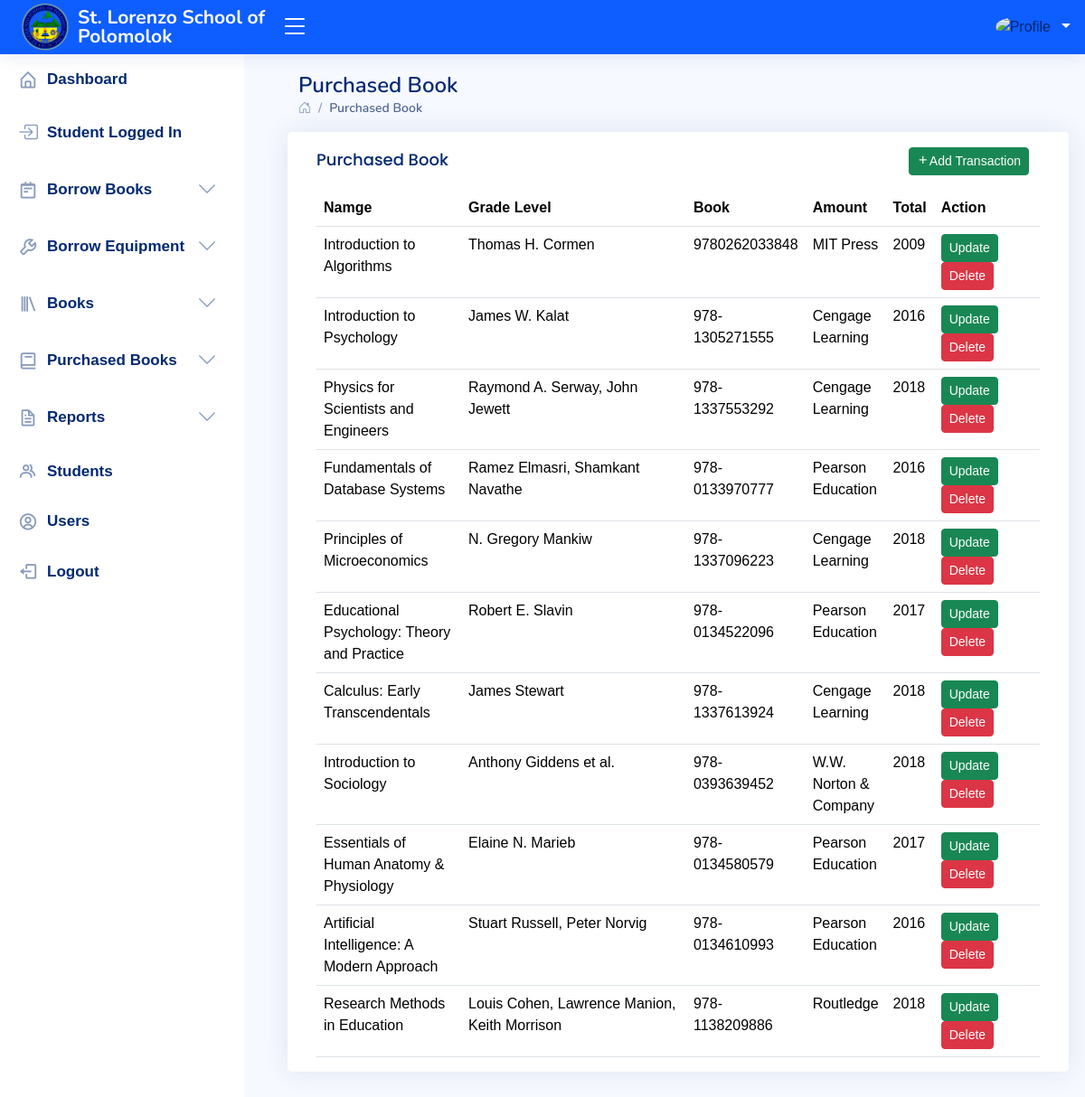
The page /administrator/purchased-book.php on the database as committed earlier.
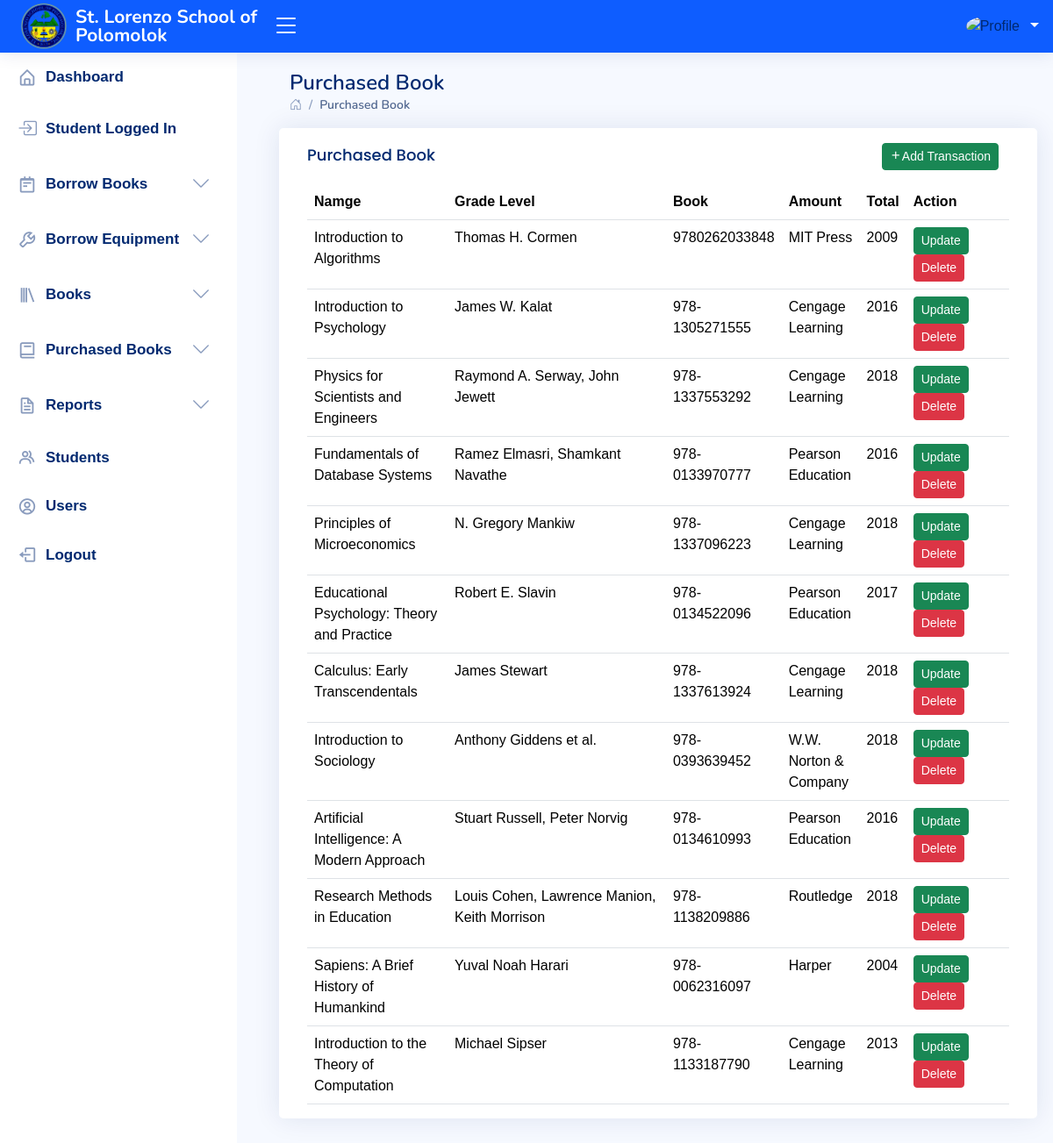
The same page on the database as committed later.
### tables this page shows
CREATE TABLE IF NOT EXISTS `book` (
  `book_id` int NOT NULL AUTO_INCREMENT,
  `user_id` int NOT NULL,
  `category_id` int NOT NULL,
  `title` varchar(255) NOT NULL,
  `author` varchar(255) NOT NULL,
  `isbn` varchar(50) DEFAULT NULL,
  `publisher` varchar(255) DEFAULT NULL,
  `publication_year` year DEFAULT NULL,
  `location` varchar(255) DEFAULT NULL,
  `amount` decimal(10,2) NOT NULL,
  `copies` int DEFAULT '1',
  `added_at` datetime DEFAULT CURRENT_TIMESTAMP,
  PRIMARY KEY (`book_id`),
  UNIQUE KEY `isbn` (`isbn`),
  KEY `user_id` (`user_id`)
);

### administrator/purchased-book.php (the view, shortened to what this page needs)
<!DOCTYPE html>
<html lang="en">
<head>
  <link href="assets/vendor/bootstrap/css/bootstrap.min.css" rel="stylesheet">
  <link href="assets/vendor/bootstrap-icons/bootstrap-icons.css" rel="stylesheet">
  <link href="assets/vendor/boxicons/css/boxicons.min.css" rel="stylesheet">
  <link href="assets/vendor/quill/quill.snow.css" rel="stylesheet">
  <link href="assets/vendor/quill/quill.bubble.css" rel="stylesheet">
  <link href="assets/vendor/remixicon/remixicon.css" rel="stylesheet">
  <link href="assets/vendor/simple-datatables/style.css" rel="stylesheet">
  <link href="assets/css/style.css" rel="stylesheet">
</head>
<body>
  <?php
  include 'inc/navbar.php';
  include 'inc/sidebar.php';
  ?>
  <main id="main" class="main">
    <div class="pagetitle">
      <h1>Purchased Book</h1>
      <nav>
        <ol class="breadcrumb">
          <li class="breadcrumb-item"><a href="index.php"><i class="bi bi-house-door"></i></a></li>
          <li class="breadcrumb-item active">Purchased Book</li>
        </ol>
      </nav>
    </div>
    <section class="section">
      <div class="row">
        <div class="card">
          <div class="card-body">
            <div class="d-flex justify-content-between align-items-center">
              <h5 class="card-title">Purchased Book</h5>
              <button type="button" class="btn btn-success btn-sm" data-bs-toggle="modal" data-bs-target="#addbook" style="margin-right: 12px;">
                <i class="bx bx-plus"></i>Add Transaction
              </button>
            </div>
            <table class="table datatable">
              <thead>
                <tr>
                  <th class="mt">Namge</th>
                  <th>Grade Level</th>
                  <th class="mi">Book</th>
                  <th class="mp">Amount</th>
                  <th>Total</th>
                  <th>Action</th>
                </tr>
              </thead>
              <tbody>
                <?php
                require('backend/dbcon.php');
                $query = "SELECT * FROM book";
                $result = $con->query($query);
                while ($row = $result->fetch_assoc()) {
                  echo "<tr>";
                  echo "<td>" . htmlspecialchars($row['title']) . "</td>";
                  echo "<td>" . htmlspecialchars($row['author']) . "</td>";
                  echo "<td>" . htmlspecialchars($row['isbn']) . "</td>";
                  echo "<td>" . htmlspecialchars($row['publisher']) . "</td>";
                  echo "<td>" . htmlspecialchars($row['publication_year']) . "</td>";
                  echo "<td>
                            <a href='#' class='btn btn-success btn-sm btn-update' data-id='" . $row['book_id'] . "' data-bs-toggle='modal' data-bs-target='#updatebook'>Update</a>
                            <a href='#' class='btn btn-danger btn-sm'>Delete</a>
                          </td>";
                  echo "</tr>";
                }
                ?>
              </tbody>
            </table>
          </div>
        </div>
      </div>
    </section>
  </main>
</body>
</html>

### administrator/inc/navbar.php (shortened to what this page needs)
<header id="header" class="header fixed-top d-flex align-items-center">
  <div class="d-flex align-items-center justify-content-between">
    <a href="#" class="logo d-flex align-items-center">
      <img src="assets/logo/ndk-logo.png" alt="">
      <span class="d-none d-lg-block">St. Lorenzo School of Polomolok</span>
    </a>
    <i class="bi bi-list toggle-sidebar-btn"></i>
  </div>
  <nav class="header-nav ms-auto">
    <ul class="d-flex align-items-center">
      <li class="nav-item dropdown pe-3">
        <a class="nav-link nav-profile d-flex align-items-center pe-0" href="#" data-bs-toggle="dropdown">
          <img src="<?php echo 'uploads/' . $profilePicture; ?>" alt="Profile" class="rounded-circle me-1">
          <span class="d-none d-md-block dropdown-toggle ps-2"><?php echo $firstname; ?></span>
        </a>
      </li>
    </ul>
  </nav>
</header>

### administrator/inc/sidebar.php (shortened to what this page needs)
<?php
$current_page = basename($_SERVER['PHP_SELF']);
$user_id = isset($_SESSION['user_id']) ? $_SESSION['user_id'] : '';
?>
<aside id="sidebar" class="sidebar">
    <ul class="sidebar-nav" id="sidebar-nav">
        <li class="nav-item">
            <a class="nav-link <?php echo ($current_page == 'index.php') ? 'active' : ''; ?>"
                href="index.php?user_id=<?php echo $user_id; ?>">
                <i class="bx bx-home-alt"></i>
                <span>Dashboard</span>
            </a>
        </li>
        <li class="nav-item">
            <a class="nav-link <?php echo ($current_page == 'student-logged.php') ? 'active' : ''; ?>"
                href="student-logged.php?user_id=<?php echo $user_id; ?>">
                <i class="bi bi-box-arrow-in-right"></i>
                <span>Student Logged In</span>
            </a>
        </li>
        <li class="nav-item">
            <a class="nav-link collapsed <?php echo ($current_page == 'borrow-book.php' || $current_page == 'returned-books.php') ? 'active' : ''; ?>"
                data-bs-target="#borrowBooks-nav" data-bs-toggle="collapse" href="#">
                <i class="bx bx-notepad"></i>
                <span>Borrow Books</span>
                <i class="bi bi-chevron-down ms-auto"></i>
            </a>
        </li>
        <li class="nav-item">
            <a class="nav-link collapsed <?php echo ($current_page == 'borrow-equipment.php' || $current_page == 'returned-equipment.php') ? 'active' : ''; ?>"
                data-bs-target="#borrowEquipment-nav" data-bs-toggle="collapse" href="#">
                <i class="bx bx-wrench"></i>
                <span>Borrow Equipment</span>
                <i class="bi bi-chevron-down ms-auto"></i>
            </a>
        </li>
        <li class="nav-item">
            <a class="nav-link collapsed <?php echo ($current_page == 'manage-book.php' || $current_page == 'book-availability.php' || $current_page == 'book-location.php' || $current_page == 'book-category.php') ? 'active' : ''; ?>"
                data-bs-target="#books-nav" data-bs-toggle="collapse" href="#">
                <i class="bx bx-library"></i>
                <span>Books</span>
                <i class="bi bi-chevron-down ms-auto"></i>
            </a>
        </li>
        <li class="nav-item">
            <a class="nav-link collapsed <?php echo ($current_page == 'purchased-books.php') ? 'active' : ''; ?>"
                data-bs-target="#purchasedBooks-nav" data-bs-toggle="collapse" href="#">
                <i class="bx bx-book"></i>
                <span>Purchased Books</span>
                <i class="bi bi-chevron-down ms-auto"></i>
            </a>
        </li>
        <li class="nav-item">
            <a class="nav-link collapsed <?php echo ($current_page == 'sold-books-report.php') ? 'active' : ''; ?>"
                data-bs-target="#reports-nav" data-bs-toggle="collapse" href="#">
                <i class="bx bx-file"></i>
                <span>Reports</span>
                <i class="bi bi-chevron-down ms-auto"></i>
            </a>
        </li>
        <li class="nav-item">
            <a class="nav-link <?php echo ($current_page == 'students.php') ? 'active' : ''; ?>"
                href="students.php?user_id=<?php echo $user_id; ?>">
                <i class="bx bx-group"></i>
                <span>Students</span>
            </a>
        </li>
        <li class="nav-item">
            <a class="nav-link <?php echo ($current_page == 'users.php') ? 'active' : ''; ?>"
                href="users.php?user_id=<?php echo $user_id; ?>">
                <i class="bx bx-user-circle"></i>
                <span>Users</span>
            </a>
        </li>
        <li class="nav-item">
            <a class="nav-link" href="../backend/logout.php">
                <i class="bx bx-log-out"></i>
                <span>Logout</span>
            </a>
        </li>
    </ul>
</aside>

### administrator/assets/css/style.css (style rules this page uses)
:root { scroll-behavior: smooth; }
body { font-family: "Trebuchet MS", sans-serif; background: #f6f9ff; color: #444444; }
a { color: #4154f1; text-decoration: none; }
h1, h2, h3, h4, h5, h6 { font-family: "Nunito", sans-serif; }
#main { margin-top: 60px; padding: 20px 30px; transition: all 0.3s; }
.pagetitle { margin-bottom: 10px; }
.pagetitle h1 { font-size: 24px; margin-bottom: 0; font-weight: 600; color: #012970; }
.card { margin-bottom: 30px; border: none; border-radius: 5px; box-shadow: 0px 0 30px rgba(1, 41, 112, 0.1); }
.card-title { padding: 20px 0 15px 0; font-size: 18px; font-weight: 500; color: #012970; font-family: "Poppins", sans-serif; }
.card-body { padding: 0 20px 20px 20px; margin-bottom: -20px; }
.breadcrumb { font-size: 14px; font-family: "Nunito", sans-serif; color: #899bbd; font-weight: 600; }
.breadcrumb a { color: #899bbd; transition: 0.3s; }
.breadcrumb .breadcrumb-item::before { color: #899bbd; }
.breadcrumb .active { color: #51678f; font-weight: 600; }
.logo { line-height: 1; }
@media (min-width: 1200px) { .logo { width: 280px; } }
.logo img { max-height: 60px; margin-right: 6px; }
.logo span { font-size: 21px; font-weight: 700; color: #ffffff; font-family: "Nunito", sans-serif; }
.header { transition: all 0.5s; z-index: 997; height: 60px; box-shadow: 0px 2px 20px rgba(1, 41, 112, 0.1); background-color: #0e5dff; padding-left: 20px; }
.header .toggle-sidebar-btn { font-size: 32px; padding-left: 10px; cursor: pointer; color: #ffffff; }
.header-nav ul { list-style: none; }
.header-nav > ul { margin: 0; padding: 0; }
.header-nav .nav-profile { color: #012970; }
.header-nav .nav-profile img { max-height: 45px; }
.header-nav .nav-profile span { font-size: 17px; font-weight: 600; color: #ffffff; }
.sidebar { position: fixed; top: 60px; left: 0; bottom: 0; width: 270px; z-index: 996; transition: all 0.3s; padding: 0; margin: 0; overflow-y: auto; background-color: #fff; border-radius: 0; box-shadow: none; }
@media (min-width: 1200px) { #main, #footer { margin-left: 300px; } }
.sidebar-nav { padding: 0; margin: 0; list-style: none; }
.sidebar-nav li { padding: 0; margin: 0; list-style: none; }
.sidebar-nav .nav-item { margin: 0; }
.sidebar-nav .nav-link { display: flex; align-items: center; font-size: 17px; font-weight: 600; color: #012970; padding: 15px 20px; border-radius: 0; transition: all 0.3s; }
.sidebar-nav .nav-link i { font-size: 22px; margin-right: 10px; color: #899bbd; }
.sidebar-nav .nav-link.collapsed { color: #012970; background: #fff; }
.sidebar-nav .nav-link.collapsed i { color: #899bbd; }
.sidebar-nav .nav-link .bi-chevron-down { margin-left: auto; transition: transform 0.2s ease-in-out; }
table .mt { width: 20%; }
table .mi { width: 15%; }
table .mp { width: 10%; }

Rows that differ between the two databases and show on the page:
removed book: title "Essentials of Human Anatomy & Physiology", author "Elaine N. Marieb", isbn "978-0134580579", publisher "Pearson Education", publication_year "2017"
added book: title "Sapiens: A Brief History of Humankind", author "Yuval Noah Harari", isbn "978-0062316097", publisher "Harper", publication_year "2004"
added book: title "Introduction to the Theory of Computation", author "Michael Sipser", isbn "978-1133187790", publisher "Cengage Learning", publication_year "2013"
